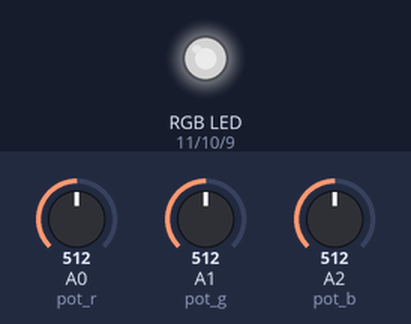
Simulated run of this sketch. Board: Arduino Uno, built with avr-gcc and run on an emulated ATmega328P. Shown: an RGB LED mixed from three pins (HIGH = lit). The test bench sets the inputs (shaded band); at power-on: A0 (pot_r) = 512, A1 (pot_g) = 512, A2 (pot_b) = 512. Dim RGB values are drawn brighter than linear.

Above: at 1.2 s.
1.3 s: A0 (pot_r) set to 716
At 2.4 s:
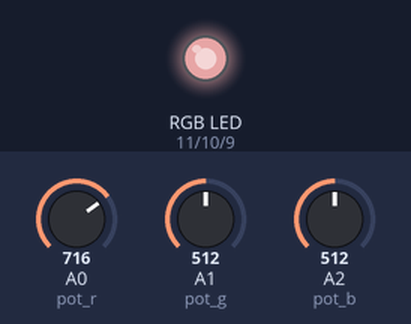
2.8 s: A1 (pot_g) set to 716
At 3.6 s:
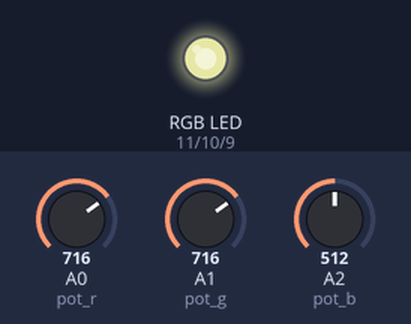
4.3 s: A2 (pot_b) set to 716
At 4.7 s:
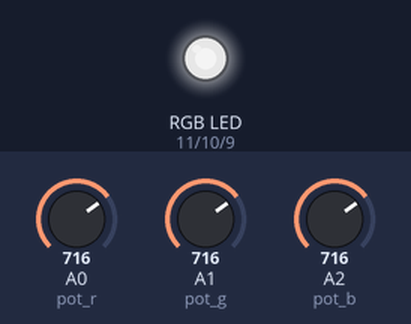
5.8 s: A0 (pot_r) set to 900
At 7.0 s:
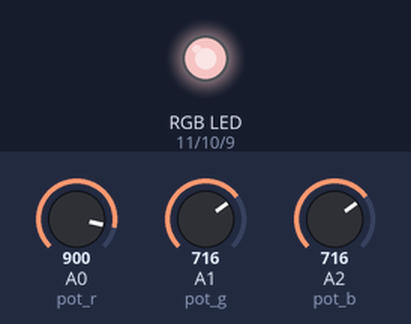
7.3 s: A1 (pot_g) set to 900
At 8.2 s:
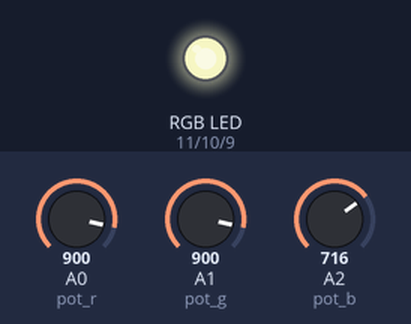
8.8 s: A2 (pot_b) set to 900
At 9.3 s:
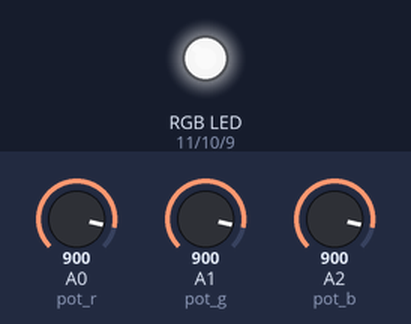
Timing chart, 0 to 11.3 s (numbered marks = the images above; inputs shaded):
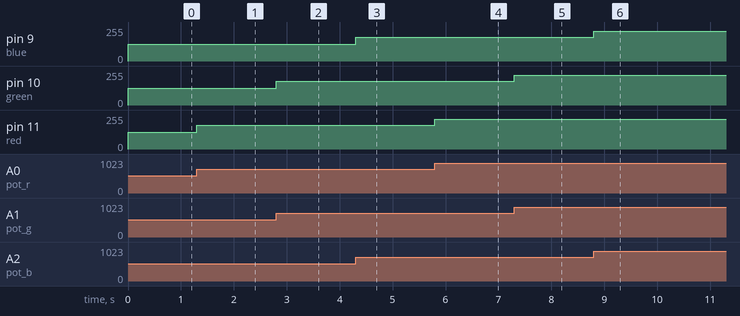

The sketch:

Potansiyometre-RGB-LED-kontrolu.ino
```cpp
#define red 11
#define green 10
#define blue 9

#define pot_r A0
#define pot_g A1
#define pot_b A2

int red_value;
int green_value;
int blue_value;

void deger_oku(){
red_value = analogRead(pot_r);
green_value = analogRead(pot_g);
blue_value = analogRead(pot_b);

red_value = map(red_value, 0,1023, 0,255);
green_value = map(green_value, 0,1023, 0,255);
blue_value = map(blue_value, 0,1023, 0,255);
}

void deger_yaz(){
analogWrite(red, red_value);
analogWrite(green, green_value);
analogWrite(blue, blue_value);
}

void setup() {
pinMode(red, OUTPUT);
pinMode(green, OUTPUT);
pinMode(blue, OUTPUT);
}

void loop() {
deger_oku();
deger_yaz();
}
```

Measured:
- after the input at 1.3 s, pin 11 (red): 127/255 → 178/255 at once
- after the input at 2.8 s, pin 10 (green): 127/255 → 178/255 at once
- after the input at 4.3 s, pin 9 (blue): 127/255 → 178/255 at once
- after the input at 5.8 s, pin 11 (red): 178/255 → 224/255 at once
- after the input at 7.3 s, pin 10 (green): 178/255 → 224/255 at once
- after the input at 8.8 s, pin 9 (blue): 178/255 → 224/255 at once
